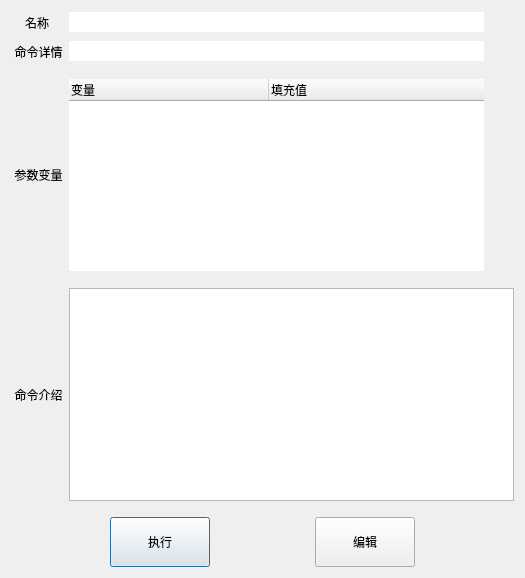
<?xml version="1.0" encoding="UTF-8"?>
<ui version="4.0">
 <class>tools_buttons_command_dialog</class>
 <widget class="QDialog" name="tools_buttons_command_dialog">
  <property name="geometry">
   <rect>
    <x>0</x>
    <y>0</y>
    <width>525</width>
    <height>578</height>
   </rect>
  </property>
  <property name="windowTitle">
   <string>命令详情</string>
  </property>
  <layout class="QVBoxLayout" name="verticalLayout">
   <item>
    <layout class="QGridLayout" name="gridLayout">
     <item row="1" column="2">
      <widget class="QToolButton" name="button_command">
       <property name="sizePolicy">
        <sizepolicy hsizetype="Fixed" vsizetype="Fixed">
         <horstretch>0</horstretch>
         <verstretch>0</verstretch>
        </sizepolicy>
       </property>
       <property name="text">
        <string/>
       </property>
       <property name="autoRaise">
        <bool>true</bool>
       </property>
      </widget>
     </item>
     <item row="0" column="0">
      <widget class="QLabel" name="label_name">
       <property name="text">
        <string>名称</string>
       </property>
       <property name="alignment">
        <set>Qt::AlignCenter</set>
       </property>
      </widget>
     </item>
     <item row="1" column="0">
      <widget class="QLabel" name="label_position">
       <property name="text">
        <string> 命令详情</string>
       </property>
       <property name="alignment">
        <set>Qt::AlignCenter</set>
       </property>
      </widget>
     </item>
     <item row="0" column="2">
      <widget class="QToolButton" name="button_name">
       <property name="sizePolicy">
        <sizepolicy hsizetype="Fixed" vsizetype="Fixed">
         <horstretch>0</horstretch>
         <verstretch>0</verstretch>
        </sizepolicy>
       </property>
       <property name="text">
        <string/>
       </property>
       <property name="autoRaise">
        <bool>true</bool>
       </property>
      </widget>
     </item>
     <item row="1" column="1">
      <widget class="QLineEdit" name="lineEdit_command">
       <property name="text">
        <string/>
       </property>
       <property name="frame">
        <bool>false</bool>
       </property>
       <property name="readOnly">
        <bool>true</bool>
       </property>
      </widget>
     </item>
     <item row="0" column="1">
      <widget class="QLineEdit" name="lineEdit_name">
       <property name="text">
        <string/>
       </property>
       <property name="frame">
        <bool>false</bool>
       </property>
       <property name="readOnly">
        <bool>true</bool>
       </property>
      </widget>
     </item>
    </layout>
   </item>
   <item>
    <layout class="QGridLayout" name="gridLayout_2">
     <item row="0" column="3">
      <widget class="QToolButton" name="button_addvariable">
       <property name="sizePolicy">
        <sizepolicy hsizetype="Fixed" vsizetype="Expanding">
         <horstretch>0</horstretch>
         <verstretch>0</verstretch>
        </sizepolicy>
       </property>
       <property name="text">
        <string/>
       </property>
       <property name="autoRaise">
        <bool>true</bool>
       </property>
      </widget>
     </item>
     <item row="0" column="1" rowspan="3">
      <widget class="QTreeWidget" name="list_variable">
       <property name="sizePolicy">
        <sizepolicy hsizetype="Expanding" vsizetype="Fixed">
         <horstretch>0</horstretch>
         <verstretch>0</verstretch>
        </sizepolicy>
       </property>
       <property name="frameShape">
        <enum>QFrame::NoFrame</enum>
       </property>
       <property name="frameShadow">
        <enum>QFrame::Plain</enum>
       </property>
       <property name="editTriggers">
        <set>QAbstractItemView::NoEditTriggers</set>
       </property>
       <property name="rootIsDecorated">
        <bool>false</bool>
       </property>
       <property name="itemsExpandable">
        <bool>false</bool>
       </property>
       <property name="headerHidden">
        <bool>false</bool>
       </property>
       <attribute name="headerVisible">
        <bool>true</bool>
       </attribute>
       <attribute name="headerDefaultSectionSize">
        <number>200</number>
       </attribute>
       <attribute name="headerHighlightSections">
        <bool>false</bool>
       </attribute>
       <attribute name="headerStretchLastSection">
        <bool>true</bool>
       </attribute>
       <column>
        <property name="text">
         <string>变量</string>
        </property>
       </column>
       <column>
        <property name="text">
         <string>填充值</string>
        </property>
       </column>
      </widget>
     </item>
     <item row="2" column="3">
      <widget class="QToolButton" name="button_delvariable">
       <property name="sizePolicy">
        <sizepolicy hsizetype="Fixed" vsizetype="Expanding">
         <horstretch>0</horstretch>
         <verstretch>0</verstretch>
        </sizepolicy>
       </property>
       <property name="text">
        <string/>
       </property>
       <property name="autoRaise">
        <bool>true</bool>
       </property>
      </widget>
     </item>
     <item row="0" column="0" rowspan="3">
      <widget class="QLabel" name="label_input">
       <property name="sizePolicy">
        <sizepolicy hsizetype="Minimum" vsizetype="Fixed">
         <horstretch>0</horstretch>
         <verstretch>0</verstretch>
        </sizepolicy>
       </property>
       <property name="text">
        <string> 参数变量</string>
       </property>
       <property name="alignment">
        <set>Qt::AlignCenter</set>
       </property>
      </widget>
     </item>
     <item row="1" column="3">
      <widget class="QToolButton" name="button_editvariable">
       <property name="sizePolicy">
        <sizepolicy hsizetype="Fixed" vsizetype="Expanding">
         <horstretch>0</horstretch>
         <verstretch>0</verstretch>
        </sizepolicy>
       </property>
       <property name="text">
        <string/>
       </property>
       <property name="autoRaise">
        <bool>true</bool>
       </property>
      </widget>
     </item>
    </layout>
   </item>
   <item>
    <layout class="QHBoxLayout" name="horizontalLayout_2">
     <item>
      <widget class="QLabel" name="label_introduction">
       <property name="text">
        <string> 命令介绍</string>
       </property>
       <property name="alignment">
        <set>Qt::AlignCenter</set>
       </property>
      </widget>
     </item>
     <item>
      <widget class="QPlainTextEdit" name="plainTextEdit_introduction">
       <property name="sizePolicy">
        <sizepolicy hsizetype="Expanding" vsizetype="Expanding">
         <horstretch>0</horstretch>
         <verstretch>0</verstretch>
        </sizepolicy>
       </property>
       <property name="readOnly">
        <bool>true</bool>
       </property>
      </widget>
     </item>
    </layout>
   </item>
   <item>
    <spacer name="verticalSpacer_2">
     <property name="orientation">
      <enum>Qt::Vertical</enum>
     </property>
     <property name="sizeType">
      <enum>QSizePolicy::Fixed</enum>
     </property>
     <property name="sizeHint" stdset="0">
      <size>
       <width>20</width>
       <height>10</height>
      </size>
     </property>
    </spacer>
   </item>
   <item>
    <layout class="QHBoxLayout" name="horizontalLayout">
     <item>
      <spacer name="horizontalSpacer_2">
       <property name="orientation">
        <enum>Qt::Horizontal</enum>
       </property>
       <property name="sizeHint" stdset="0">
        <size>
         <width>40</width>
         <height>20</height>
        </size>
       </property>
      </spacer>
     </item>
     <item>
      <widget class="QPushButton" name="button_exec">
       <property name="sizePolicy">
        <sizepolicy hsizetype="Expanding" vsizetype="Fixed">
         <horstretch>0</horstretch>
         <verstretch>0</verstretch>
        </sizepolicy>
       </property>
       <property name="minimumSize">
        <size>
         <width>0</width>
         <height>50</height>
        </size>
       </property>
       <property name="text">
        <string>执行</string>
       </property>
      </widget>
     </item>
     <item>
      <spacer name="horizontalSpacer_5">
       <property name="orientation">
        <enum>Qt::Horizontal</enum>
       </property>
       <property name="sizeHint" stdset="0">
        <size>
         <width>40</width>
         <height>20</height>
        </size>
       </property>
      </spacer>
     </item>
     <item>
      <widget class="QPushButton" name="button_edit">
       <property name="sizePolicy">
        <sizepolicy hsizetype="Expanding" vsizetype="Fixed">
         <horstretch>0</horstretch>
         <verstretch>0</verstretch>
        </sizepolicy>
       </property>
       <property name="minimumSize">
        <size>
         <width>0</width>
         <height>50</height>
        </size>
       </property>
       <property name="text">
        <string>编辑</string>
       </property>
      </widget>
     </item>
     <item>
      <spacer name="horizontalSpacer">
       <property name="orientation">
        <enum>Qt::Horizontal</enum>
       </property>
       <property name="sizeHint" stdset="0">
        <size>
         <width>40</width>
         <height>20</height>
        </size>
       </property>
      </spacer>
     </item>
    </layout>
   </item>
  </layout>
 </widget>
 <resources/>
 <connections/>
</ui>
